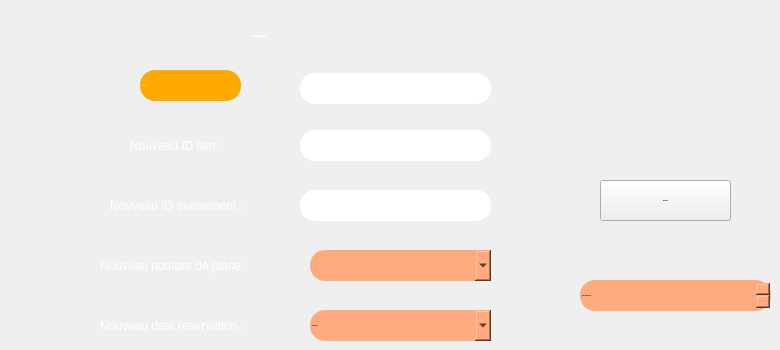
       <widget class="QWidget" name="Modifier">
        <attribute name="title">
         <string>Modifier une réservation</string>
        </attribute>
        <widget class="QLabel" name="label_saisir">
         <property name="geometry">
          <rect>
           <x>250</x>
           <y>20</y>
           <width>221</width>
           <height>31</height>
          </rect>
         </property>
         <property name="font">
          <font>
           <family>century gothic</family>
           <pointsize>-1</pointsize>
           <underline>true</underline>
           <strikeout>false</strikeout>
          </font>
         </property>
         <property name="layoutDirection">
          <enum>Qt::LeftToRight</enum>
         </property>
         <property name="styleSheet">
          <string notr="true">
color:white;


</string>
         </property>
         <property name="frameShape">
          <enum>QFrame::NoFrame</enum>
         </property>
         <property name="lineWidth">
          <number>1</number>
         </property>
         <property name="text">
          <string>               Saisir l'ID de réservation à modifier   :</string>
         </property>
         <property name="textFormat">
          <enum>Qt::RichText</enum>
         </property>
         <property name="scaledContents">
          <bool>false</bool>
         </property>
        </widget>
        <widget class="QLabel" name="label_idmodif">
         <property name="geometry">
          <rect>
           <x>140</x>
           <y>70</y>
           <width>101</width>
           <height>31</height>
          </rect>
         </property>
         <property name="font">
          <font>
           <family>century gothic</family>
           <pointsize>-1</pointsize>
          </font>
         </property>
         <property name="styleSheet">
          <string notr="true">color:white;
border-radius:15px;
background:#ffaa00;</string>
         </property>
         <property name="text">
          <string>ID reservation :</string>
         </property>
        </widget>
        <widget class="QLineEdit" name="lineEdit_idmodif">
         <property name="geometry">
          <rect>
           <x>300</x>
           <y>73</y>
           <width>191</width>
           <height>31</height>
          </rect>
         </property>
         <property name="font">
          <font>
           <family>century gothic</family>
           <pointsize>-1</pointsize>
           <weight>75</weight>
           <bold>true</bold>
          </font>
         </property>
         <property name="styleSheet">
          <string notr="true">border-radius:15px;
</string>
         </property>
         <property name="maxLength">
          <number>8</number>
         </property>
         <property name="alignment">
          <set>Qt::AlignCenter</set>
         </property>
        </widget>
        <widget class="QLineEdit" name="lineEdit_id_eventmodif_2">
         <property name="geometry">
          <rect>
           <x>300</x>
           <y>190</y>
           <width>191</width>
           <height>31</height>
          </rect>
         </property>
         <property name="font">
          <font>
           <family>century gothic</family>
           <pointsize>-1</pointsize>
           <weight>75</weight>
           <bold>true</bold>
          </font>
         </property>
         <property name="styleSheet">
          <string notr="true">border-radius:15px;
</string>
         </property>
         <property name="maxLength">
          <number>8</number>
         </property>
         <property name="alignment">
          <set>Qt::AlignCenter</set>
         </property>
        </widget>
        <widget class="QLabel" name="label_nouvnombre">
         <property name="geometry">
          <rect>
           <x>100</x>
           <y>250</y>
           <width>181</width>
           <height>31</height>
          </rect>
         </property>
         <property name="styleSheet">
          <string notr="true">color:white;
border-radius:15px;</string>
         </property>
         <property name="text">
          <string>Nouveau nombre de place :</string>
         </property>
        </widget>
        <widget class="QLabel" name="label_nouvemail">
         <property name="geometry">
          <rect>
           <x>110</x>
           <y>190</y>
           <width>161</width>
           <height>31</height>
          </rect>
         </property>
         <property name="styleSheet">
          <string notr="true">color:white;
border-radius:15px;</string>
         </property>
         <property name="text">
          <string>Nouveau ID evenement :</string>
         </property>
        </widget>
        <widget class="QLabel" name="label_nouvfilm">
         <property name="geometry">
          <rect>
           <x>130</x>
           <y>130</y>
           <width>111</width>
           <height>31</height>
          </rect>
         </property>
         <property name="styleSheet">
          <string notr="true">color:white;
border-radius:15px;</string>
         </property>
         <property name="text">
          <string>Nouveau ID film :</string>
         </property>
        </widget>
        <widget class="QLineEdit" name="lineEdit_nouvfilm">
         <property name="geometry">
          <rect>
           <x>300</x>
           <y>130</y>
           <width>191</width>
           <height>31</height>
          </rect>
         </property>
         <property name="font">
          <font>
           <family>century gothic</family>
           <pointsize>-1</pointsize>
           <weight>75</weight>
           <bold>true</bold>
          </font>
         </property>
         <property name="styleSheet">
          <string notr="true">border-radius:15px;
</string>
         </property>
         <property name="maxLength">
          <number>8</number>
         </property>
         <property name="alignment">
          <set>Qt::AlignCenter</set>
         </property>
        </widget>
        <widget class="QPushButton" name="modifier">
         <property name="geometry">
          <rect>
           <x>600</x>
           <y>180</y>
           <width>131</width>
           <height>41</height>
          </rect>
         </property>
         <property name="font">
          <font>
           <family>century gothic</family>
           <pointsize>-1</pointsize>
           <weight>75</weight>
           <bold>true</bold>
          </font>
         </property>
         <property name="text">
          <string>MODIFIER</string>
         </property>
        </widget>
        <widget class="QLabel" name="label_nouvnum">
         <property name="geometry">
          <rect>
           <x>100</x>
           <y>310</y>
           <width>181</width>
           <height>31</height>
          </rect>
         </property>
         <property name="styleSheet">
          <string notr="true">color:white;
border-radius:15px;</string>
         </property>
         <property name="text">
          <string>Nouveau date reservation :</string>
         </property>
        </widget>
        <widget class="QDateTimeEdit" name="dateTimeEdit_res_2">
         <property name="geometry">
          <rect>
           <x>580</x>
           <y>280</y>
           <width>191</width>
           <height>31</height>
          </rect>
         </property>
         <property name="font">
          <font>
           <family>century gothic</family>
           <pointsize>-1</pointsize>
           <weight>75</weight>
           <bold>true</bold>
          </font>
         </property>
         <property name="styleSheet">
          <string notr="true">color:black;

border-radius:15px;
background:#ffaa7f;</string>
         </property>
        </widget>
        <widget class="QComboBox" name="comboBox_4">
         <property name="geometry">
          <rect>
           <x>310</x>
           <y>250</y>
           <width>181</width>
           <height>31</height>
          </rect>
         </property>
         <property name="font">
          <font>
           <family>century gothic</family>
           <pointsize>-1</pointsize>
           <weight>75</weight>
           <bold>true</bold>
          </font>
         </property>
         <property name="styleSheet">
          <string notr="true">QComboBox
{
background:#ffaa7f;
border-radius:60px;
}

QComboBox{
color:black;
border-radius:15px;
}
QComboBox:hover
{
color:black;
border-radius:15px;
background:#ff5500;
}</string>
         </property>
        </widget>
        <widget class="QDateEdit" name="dateEdit_3">
         <property name="geometry">
          <rect>
           <x>310</x>
           <y>310</y>
           <width>181</width>
           <height>31</height>
          </rect>
         </property>
         <property name="font">
          <font>
           <family>century gothic</family>
           <pointsize>-1</pointsize>
           <weight>75</weight>
           <bold>true</bold>
          </font>
         </property>
         <property name="styleSheet">
          <string notr="true">QDateEdit
{
background:#ffaa7f;
border-radius:60px;
}

QDateEdit{
color:black;
border-radius:15px;
}
QDateEdit:hover
{
color:black;
border-radius:15px;
background:#ff5500;
}</string>
         </property>
         <property name="calendarPopup">
          <bool>true</bool>
         </property>
         <property name="date">
          <date>
           <year>2020</year>
           <month>11</month>
           <day>20</day>
          </date>
         </property>
        </widget>
       </widget>
